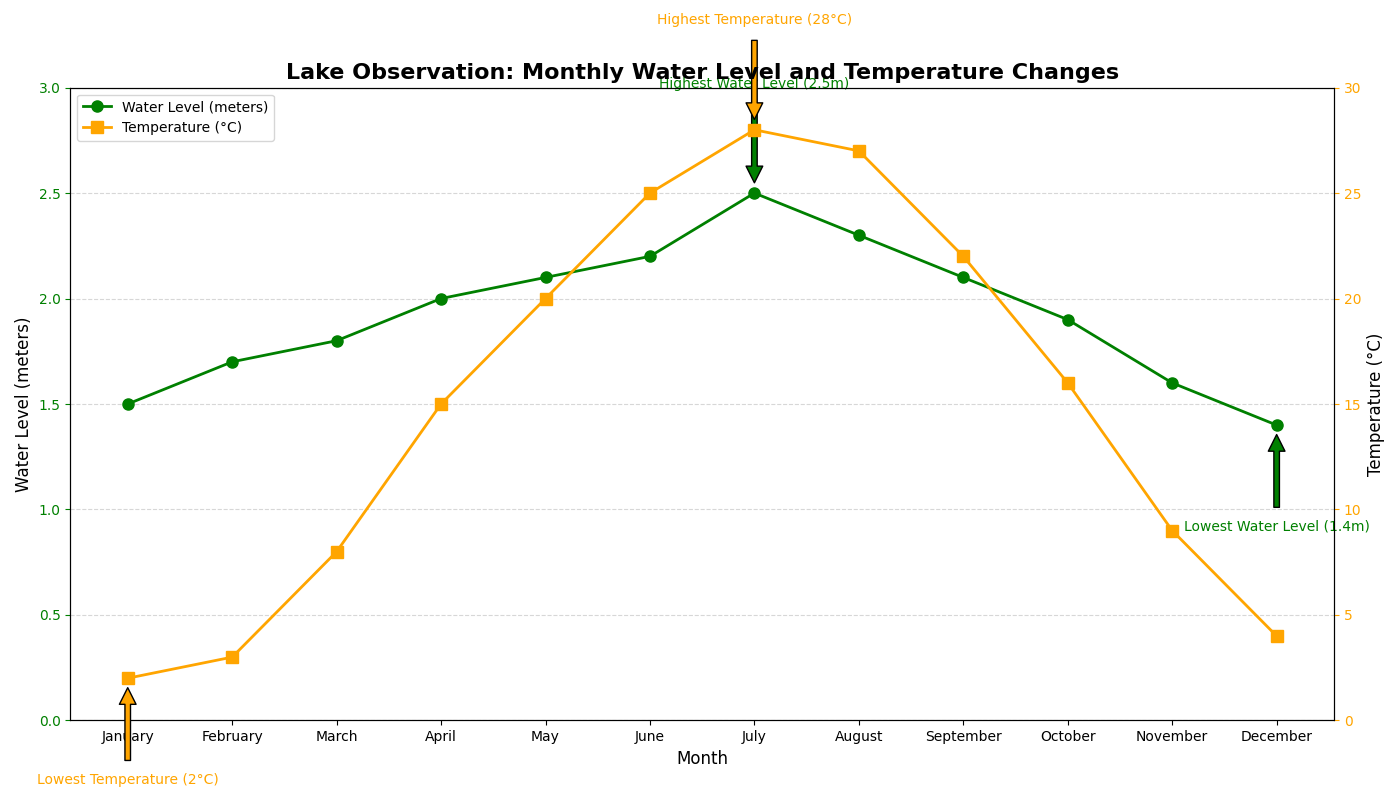

Reproduce this figure in Python.
import matplotlib.pyplot as plt
import numpy as np

months = np.array([
    'January', 'February', 'March', 'April', 'May', 'June', 'July', 
    'August', 'September', 'October', 'November', 'December'])

water_levels = np.array([1.5, 1.7, 1.8, 2.0, 2.1, 2.2, 2.5, 2.3, 2.1, 1.9, 1.6, 1.4])
temperatures = np.array([2, 3, 8, 15, 20, 25, 28, 27, 22, 16, 9, 4])

fig, ax1 = plt.subplots(figsize=(14, 8))

ax1.plot(months, water_levels, color='green', marker='o', linestyle='-', linewidth=2, markersize=8, label='Water Level (meters)')
ax1.set_xlabel('Month', fontsize=12)
ax1.set_ylabel('Water Level (meters)', fontsize=12)
ax1.tick_params(axis='y', colors='green')
ax1.set_ylim(0, 3)
ax1.grid(axis='y', linestyle='--', alpha=0.5)

ax2 = ax1.twinx()
ax2.plot(months, temperatures, color='orange', marker='s', linestyle='-', linewidth=2, markersize=8, label='Temperature (°C)')
ax2.set_ylabel('Temperature (°C)', fontsize=12)
ax2.tick_params(axis='y', colors='orange')
ax2.set_ylim(0, 30)

plt.title('Lake Observation: Monthly Water Level and Temperature Changes', fontsize=16, fontweight='bold')

lines, labels = ax1.get_legend_handles_labels()
lines2, labels2 = ax2.get_legend_handles_labels()
ax1.legend(lines + lines2, labels + labels2, loc='upper left', fontsize=10)

max_level_month = months[np.argmax(water_levels)]
max_level_value = water_levels.max()
min_level_month = months[np.argmin(water_levels)]
min_level_value = water_levels.min()

max_temp_month = months[np.argmax(temperatures)]
max_temp_value = temperatures.max()
min_temp_month = months[np.argmin(temperatures)]
min_temp_value = temperatures.min()

ax1.annotate(f'Highest Water Level ({max_level_value}m)', xy=(max_level_month, max_level_value), xytext=(max_level_month, max_level_value+0.5),
             arrowprops=dict(facecolor='green', shrink=0.1), fontsize=10, color='green', ha='center')
ax1.annotate(f'Lowest Water Level ({min_level_value}m)', xy=(min_level_month, min_level_value), xytext=(min_level_month, min_level_value-0.5),
             arrowprops=dict(facecolor='green', shrink=0.1), fontsize=10, color='green', ha='center')

ax2.annotate(f'Highest Temperature ({max_temp_value}°C)', xy=(max_temp_month, max_temp_value), xytext=(max_temp_month, max_temp_value+5),
             arrowprops=dict(facecolor='orange', shrink=0.1), fontsize=10, color='orange', ha='center')
ax2.annotate(f'Lowest Temperature ({min_temp_value}°C)', xy=(min_temp_month, min_temp_value), xytext=(min_temp_month, min_temp_value-5),
             arrowprops=dict(facecolor='orange', shrink=0.1), fontsize=10, color='orange', ha='center')

plt.tight_layout()
plt.show()
